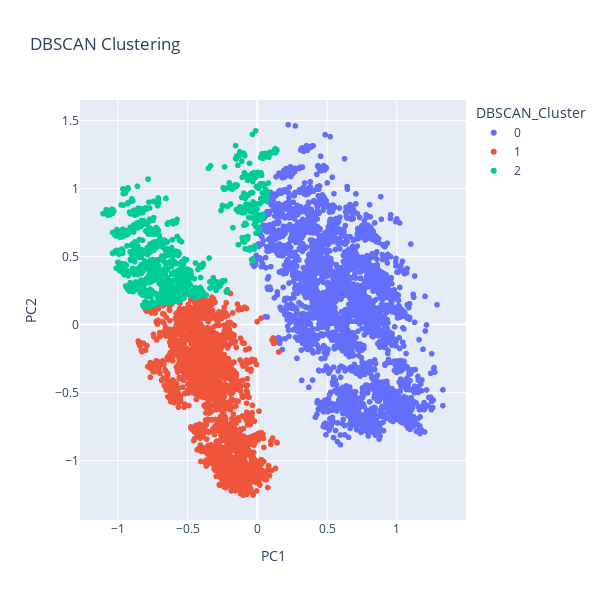

The notebook cell saved with this chart:
### Markdown cell above
EVERYTHING BELOW DOES NOT WORK YET

### Code cell
from sklearn.cluster import DBSCAN

# Apply DBSCAN clustering
dbscan = DBSCAN()
components_df['DBSCAN_Cluster'] = dbscan.fit_predict(components_df).astype(str)
fig = px.scatter(components_df, x="PC1", y="PC2", color="DBSCAN_Cluster",
                        title="DBSCAN Clustering")
fig.show()
exportImage(fig, "DBSCAN Clustering")

print(components_df)

### Figure 1 — Plotly figure (JSON) as saved in the notebook; plotly's stock layout.template omitted (floating-point values rounded to 4 significant figures; data arrays with more than 128 entries replaced by an {"elided": "..."} marker saying what was removed)
{"data": [{"hovertemplate": "DBSCAN_Cluster=0<br>PC1=%{x}<br>PC2=%{y}<extra></extra>", "legendgroup": "0", "marker": {"color": "#636efa", "symbol": "circle"}, "mode": "markers", "name": "0", "showlegend": true, "type": "scattergl", "x": {"elided": "5365 float values"}, "xaxis": "x", "y": {"elided": "5365 float values"}, "yaxis": "y"}, {"hovertemplate": "DBSCAN_Cluster=1<br>PC1=%{x}<br>PC2=%{y}<extra></extra>", "legendgroup": "1", "marker": {"color": "#EF553B", "symbol": "circle"}, "mode": "markers", "name": "1", "showlegend": true, "type": "scattergl", "x": {"elided": "4604 float values"}, "xaxis": "x", "y": {"elided": "4604 float values"}, "yaxis": "y"}, {"hovertemplate": "DBSCAN_Cluster=2<br>PC1=%{x}<br>PC2=%{y}<extra></extra>", "legendgroup": "2", "marker": {"color": "#00cc96", "symbol": "circle"}, "mode": "markers", "name": "2", "showlegend": true, "type": "scattergl", "x": {"elided": "2361 float values"}, "xaxis": "x", "y": {"elided": "2361 float values"}, "yaxis": "y"}], "layout": {"height": 600, "legend": {"title": {"text": "DBSCAN_Cluster"}, "tracegroupgap": 0}, "title": {"text": "DBSCAN Clustering"}, "width": 600, "xaxis": {"anchor": "y", "domain": [0, 1], "title": {"text": "PC1"}}, "yaxis": {"anchor": "x", "domain": [0, 1], "title": {"text": "PC2"}}}}
